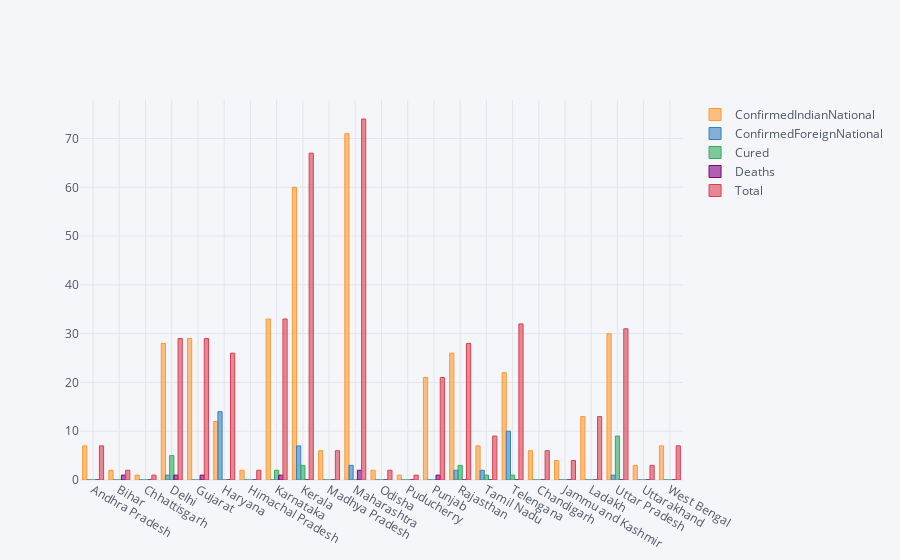

Write notebook code for a chart like this one.
### Code cell
states.iplot(kind='bar')

### Figure 1 — Plotly figure (JSON) as saved in the notebook; plotly's stock layout.template omitted (floating-point values rounded to 4 significant figures)
{"data": [{"marker": {"color": "rgba(255, 153, 51, 0.6)", "line": {"color": "rgba(255, 153, 51, 1.0)", "width": 1}}, "name": "ConfirmedIndianNational", "orientation": "v", "text": "", "type": "bar", "uid": "586ba1a0-0a58-4adf-829b-0944640f1b68", "x": ["Andhra Pradesh", "Bihar", "Chhattisgarh", "Delhi", "Gujarat", "Haryana", "Himachal Pradesh", "Karnataka", "Kerala", "Madhya Pradesh", "Maharashtra", "Odisha", "Puducherry", "Punjab", "Rajasthan", "Tamil Nadu", "Telengana", "Chandigarh", "Jammu and Kashmir", "Ladakh", "Uttar Pradesh", "Uttarakhand", "West Bengal"], "y": [7, 2, 1, 28, 29, 12, 2, 33, 60, 6, 71, 2, 1, 21, 26, 7, 22, 6, 4, 13, 30, 3, 7]}, {"marker": {"color": "rgba(55, 128, 191, 0.6)", "line": {"color": "rgba(55, 128, 191, 1.0)", "width": 1}}, "name": "ConfirmedForeignNational", "orientation": "v", "text": "", "type": "bar", "uid": "64c3573f-d860-4dbe-8ab2-e6fe720b095f", "x": ["Andhra Pradesh", "Bihar", "Chhattisgarh", "Delhi", "Gujarat", "Haryana", "Himachal Pradesh", "Karnataka", "Kerala", "Madhya Pradesh", "Maharashtra", "Odisha", "Puducherry", "Punjab", "Rajasthan", "Tamil Nadu", "Telengana", "Chandigarh", "Jammu and Kashmir", "Ladakh", "Uttar Pradesh", "Uttarakhand", "West Bengal"], "y": [0, 0, 0, 1, 0, 14, 0, 0, 7, 0, 3, 0, 0, 0, 2, 2, 10, 0, 0, 0, 1, 0, 0]}, {"marker": {"color": "rgba(50, 171, 96, 0.6)", "line": {"color": "rgba(50, 171, 96, 1.0)", "width": 1}}, "name": "Cured", "orientation": "v", "text": "", "type": "bar", "uid": "b1ba90e9-a228-4731-a283-bd9ab2066a12", "x": ["Andhra Pradesh", "Bihar", "Chhattisgarh", "Delhi", "Gujarat", "Haryana", "Himachal Pradesh", "Karnataka", "Kerala", "Madhya Pradesh", "Maharashtra", "Odisha", "Puducherry", "Punjab", "Rajasthan", "Tamil Nadu", "Telengana", "Chandigarh", "Jammu and Kashmir", "Ladakh", "Uttar Pradesh", "Uttarakhand", "West Bengal"], "y": [0, 0, 0, 5, 0, 0, 0, 2, 3, 0, 0, 0, 0, 0, 3, 1, 1, 0, 0, 0, 9, 0, 0]}, {"marker": {"color": "rgba(128, 0, 128, 0.6)", "line": {"color": "rgba(128, 0, 128, 1.0)", "width": 1}}, "name": "Deaths", "orientation": "v", "text": "", "type": "bar", "uid": "9e44f2ae-c4c3-4f12-89a5-401dbdebb4ec", "x": ["Andhra Pradesh", "Bihar", "Chhattisgarh", "Delhi", "Gujarat", "Haryana", "Himachal Pradesh", "Karnataka", "Kerala", "Madhya Pradesh", "Maharashtra", "Odisha", "Puducherry", "Punjab", "Rajasthan", "Tamil Nadu", "Telengana", "Chandigarh", "Jammu and Kashmir", "Ladakh", "Uttar Pradesh", "Uttarakhand", "West Bengal"], "y": [0, 1, 0, 1, 1, 0, 0, 1, 0, 0, 2, 0, 0, 1, 0, 0, 0, 0, 0, 0, 0, 0, 0]}, {"marker": {"color": "rgba(219, 64, 82, 0.6)", "line": {"color": "rgba(219, 64, 82, 1.0)", "width": 1}}, "name": "Total", "orientation": "v", "text": "", "type": "bar", "uid": "e2d63024-ca31-449f-86d2-b4849ecda69f", "x": ["Andhra Pradesh", "Bihar", "Chhattisgarh", "Delhi", "Gujarat", "Haryana", "Himachal Pradesh", "Karnataka", "Kerala", "Madhya Pradesh", "Maharashtra", "Odisha", "Puducherry", "Punjab", "Rajasthan", "Tamil Nadu", "Telengana", "Chandigarh", "Jammu and Kashmir", "Ladakh", "Uttar Pradesh", "Uttarakhand", "West Bengal"], "y": [7, 2, 1, 29, 29, 26, 2, 33, 67, 6, 74, 2, 1, 21, 28, 9, 32, 6, 4, 13, 31, 3, 7]}], "layout": {"legend": {"bgcolor": "#F5F6F9", "font": {"color": "#4D5663"}}, "paper_bgcolor": "#F5F6F9", "plot_bgcolor": "#F5F6F9", "title": {"font": {"color": "#4D5663"}}, "xaxis": {"gridcolor": "#E1E5ED", "showgrid": true, "tickfont": {"color": "#4D5663"}, "title": {"font": {"color": "#4D5663"}, "text": ""}, "zerolinecolor": "#E1E5ED"}, "yaxis": {"gridcolor": "#E1E5ED", "showgrid": true, "tickfont": {"color": "#4D5663"}, "title": {"font": {"color": "#4D5663"}, "text": ""}, "zerolinecolor": "#E1E5ED"}}}
